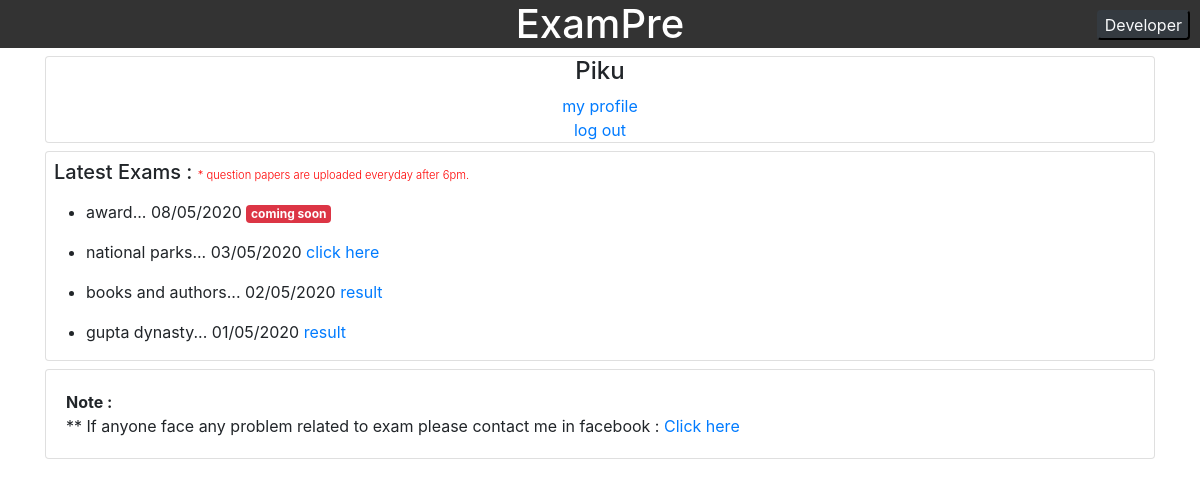
The page /timeline/ (signed in) on the database its author committed.
### home/models.py (models this page shows, shortened)
class Topic(models.Model):
    topic_name = models.CharField(max_length=30)
    dateOfUpload = models.DateTimeField(default=timezone.now)
    tTime = models.IntegerField(default=0)
    tpq=models.IntegerField(default=15)
    published = models.BooleanField(default=False)

### timeline/views.py (the view)
# urls.py: path('timeline/', include('timeline.urls')),
@login_required(login_url='../login')
def timeline(response):
    topics = Topic.objects.all().order_by('-dateOfUpload')[:5]
    data = []
    for t in topics:
        if len(Marksheet.objects.filter(user=response.user, topic_id=t.id)) == 0:
            data.append({
                'topic': t,
                'done': False,
            })
        else:
            data.append({
                'topic': t,
                'done': True,
            })
    if len(Topic.objects.all().order_by('-dateOfUpload')) > 5:
        latest = True
    else:
        latest = False
    return render(response, 'timeline/timeline.html', {'data': data, 'latest': latest})

### timeline/templates/timeline/timeline.html (shortened to what this page needs)
{% extends 'home.html' %}
{% block body %}
<div class="container">
    <div class="card text-center">
        <h4>
            {{user.username|capfirst}}
        </h4>
        <span>
            <a href="../myprofile">
                my profile
            </a>
        </span>
        <span>
            <a href="../logout">
                log out
            </a>
        </span>
    </div>
    <div class="card mt-2">
        <div class="card-title m-2">
            <h5>
                Latest Exams : <span class="info-text font-weight-light">* question papers are uploaded everyday after
                    6pm.</span>
            </h5>
        </div>
        <div>
            {% for d in data %}
            <ul>
                {% if not d.topic.published %}
                <li>
                    {{d.topic.topic_name}}... {{d.topic.dateOfUpload|date:"d/m/Y"}} <span
                        class="badge badge-danger">coming
                        soon</span>
                </li>
                {% elif d.done %}
                <li>
                    {{d.topic.topic_name}}... {{d.topic.dateOfUpload|date:"d/m/Y"}} <a
                        href="../paper/paper_res/{{d.topic.id}}">result</a>
                </li>
                {% else %}
                <li>
                    {{d.topic.topic_name}}... {{d.topic.dateOfUpload|date:"d/m/Y"}} <a
                        href="../paper/description/{{d.topic.id}}">click here</a>
                </li>
                {% endif %}
            </ul>
            {% endfor %}
        </div>
    </div>
    <div class="card mt-2">
        <div class="card-body">
            <span class="font-weight-bold">
                Note :
            </span><br>
            <span>
                ** If anyone face any problem related to exam please contact me in facebook : <a
                    href="https://www.facebook.com/sherlock.mondal" target="_blank">Click here</a>
            </span><br>
        </div>
    </div>
</div>
{% endblock body %}

### timeline/templates/timeline/timeline.html (style rules this page uses)
.info-text { color: red; font-size: .7rem; }

### rows shown on the page
Topic: topic.topic_name "award", topic.dateOfUpload "08/05/2020"
Topic: topic.topic_name "national parks", topic.dateOfUpload "03/05/2020"
Topic: topic.topic_name "books and authors", topic.dateOfUpload "02/05/2020"
Topic: topic.topic_name "gupta dynasty", topic.dateOfUpload "01/05/2020"

### other values the page prints
{{ user.username|capfirst }} "Piku"
